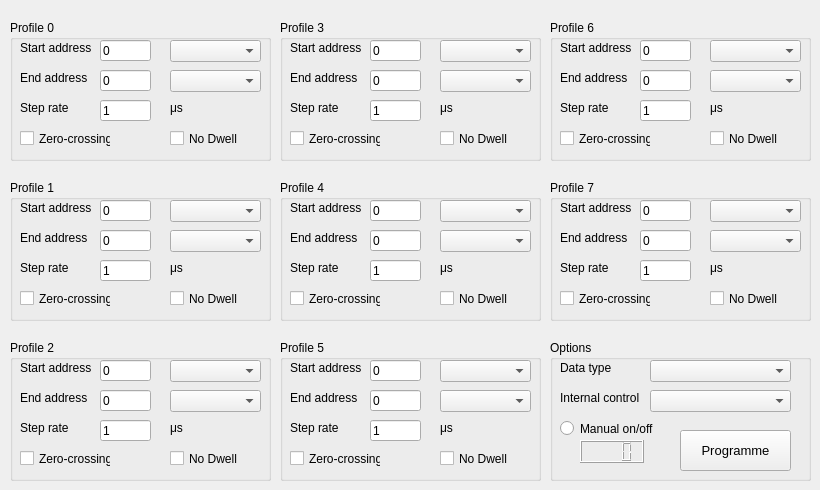
    <widget class="QWidget" name="DDS_RAM">
     <attribute name="title">
      <string>DSS RAM mode</string>
     </attribute>
     <widget class="QGroupBox" name="GB_ram_P0">
      <property name="geometry">
       <rect>
        <x>10</x>
        <y>20</y>
        <width>261</width>
        <height>141</height>
       </rect>
      </property>
      <property name="autoFillBackground">
       <bool>true</bool>
      </property>
      <property name="title">
       <string>Profile 0</string>
      </property>
      <widget class="QLineEdit" name="S_add_P0">
       <property name="geometry">
        <rect>
         <x>90</x>
         <y>20</y>
         <width>51</width>
         <height>21</height>
        </rect>
       </property>
       <property name="text">
        <string>0</string>
       </property>
      </widget>
      <widget class="QLabel" name="label_76">
       <property name="geometry">
        <rect>
         <x>10</x>
         <y>20</y>
         <width>71</width>
         <height>16</height>
        </rect>
       </property>
       <property name="text">
        <string>Start address</string>
       </property>
      </widget>
      <widget class="QLabel" name="label_78">
       <property name="geometry">
        <rect>
         <x>160</x>
         <y>80</y>
         <width>21</width>
         <height>16</height>
        </rect>
       </property>
       <property name="text">
        <string>μs</string>
       </property>
      </widget>
      <widget class="QLabel" name="label_79">
       <property name="geometry">
        <rect>
         <x>10</x>
         <y>50</y>
         <width>71</width>
         <height>16</height>
        </rect>
       </property>
       <property name="text">
        <string>End address</string>
       </property>
      </widget>
      <widget class="QLineEdit" name="E_add_P0">
       <property name="geometry">
        <rect>
         <x>90</x>
         <y>50</y>
         <width>51</width>
         <height>21</height>
        </rect>
       </property>
       <property name="text">
        <string>0</string>
       </property>
      </widget>
      <widget class="QLineEdit" name="SR_P0">
       <property name="geometry">
        <rect>
         <x>90</x>
         <y>80</y>
         <width>51</width>
         <height>21</height>
        </rect>
       </property>
       <property name="text">
        <string>1</string>
       </property>
      </widget>
      <widget class="QLabel" name="label_80">
       <property name="geometry">
        <rect>
         <x>10</x>
         <y>80</y>
         <width>61</width>
         <height>16</height>
        </rect>
       </property>
       <property name="text">
        <string>Step rate</string>
       </property>
      </widget>
      <widget class="QComboBox" name="Mode_P0">
       <property name="geometry">
        <rect>
         <x>160</x>
         <y>20</y>
         <width>91</width>
         <height>22</height>
        </rect>
       </property>
       <property name="autoFillBackground">
        <bool>false</bool>
       </property>
      </widget>
      <widget class="QCheckBox" name="ZC_P0">
       <property name="geometry">
        <rect>
         <x>10</x>
         <y>110</y>
         <width>91</width>
         <height>17</height>
        </rect>
       </property>
       <property name="text">
        <string>Zero-crossing</string>
       </property>
      </widget>
      <widget class="QCheckBox" name="ND_P0">
       <property name="geometry">
        <rect>
         <x>160</x>
         <y>110</y>
         <width>91</width>
         <height>17</height>
        </rect>
       </property>
       <property name="text">
        <string>No Dwell</string>
       </property>
      </widget>
      <widget class="QComboBox" name="Function_P0">
       <property name="geometry">
        <rect>
         <x>160</x>
         <y>50</y>
         <width>91</width>
         <height>22</height>
        </rect>
       </property>
      </widget>
     </widget>
     <widget class="QGroupBox" name="GB_ram_P1">
      <property name="geometry">
       <rect>
        <x>10</x>
        <y>180</y>
        <width>261</width>
        <height>141</height>
       </rect>
      </property>
      <property name="autoFillBackground">
       <bool>true</bool>
      </property>
      <property name="title">
       <string>Profile 1</string>
      </property>
      <widget class="QLineEdit" name="S_add_P0_2">
       <property name="geometry">
        <rect>
         <x>90</x>
         <y>20</y>
         <width>51</width>
         <height>21</height>
        </rect>
       </property>
       <property name="text">
        <string>0</string>
       </property>
      </widget>
      <widget class="QLabel" name="label_89">
       <property name="geometry">
        <rect>
         <x>10</x>
         <y>20</y>
         <width>71</width>
         <height>16</height>
        </rect>
       </property>
       <property name="text">
        <string>Start address</string>
       </property>
      </widget>
      <widget class="QLabel" name="label_90">
       <property name="geometry">
        <rect>
         <x>160</x>
         <y>80</y>
         <width>21</width>
         <height>16</height>
        </rect>
       </property>
       <property name="text">
        <string>μs</string>
       </property>
      </widget>
      <widget class="QLabel" name="label_91">
       <property name="geometry">
        <rect>
         <x>10</x>
         <y>50</y>
         <width>71</width>
         <height>16</height>
        </rect>
       </property>
       <property name="text">
        <string>End address</string>
       </property>
      </widget>
      <widget class="QLineEdit" name="E_add_P1">
       <property name="geometry">
        <rect>
         <x>90</x>
         <y>50</y>
         <width>51</width>
         <height>21</height>
        </rect>
       </property>
       <property name="text">
        <string>0</string>
       </property>
      </widget>
      <widget class="QLineEdit" name="SR_P1">
       <property name="geometry">
        <rect>
         <x>90</x>
         <y>80</y>
         <width>51</width>
         <height>21</height>
        </rect>
       </property>
       <property name="text">
        <string>1</string>
       </property>
      </widget>
      <widget class="QLabel" name="label_92">
       <property name="geometry">
        <rect>
         <x>10</x>
         <y>80</y>
         <width>61</width>
         <height>16</height>
        </rect>
       </property>
       <property name="text">
        <string>Step rate</string>
       </property>
      </widget>
      <widget class="QComboBox" name="Mode_P1">
       <property name="geometry">
        <rect>
         <x>160</x>
         <y>20</y>
         <width>91</width>
         <height>22</height>
        </rect>
       </property>
       <property name="autoFillBackground">
        <bool>false</bool>
       </property>
      </widget>
      <widget class="QCheckBox" name="ZC_P1">
       <property name="geometry">
        <rect>
         <x>10</x>
         <y>110</y>
         <width>91</width>
         <height>17</height>
        </rect>
       </property>
       <property name="text">
        <string>Zero-crossing</string>
       </property>
      </widget>
      <widget class="QCheckBox" name="ND_P1">
       <property name="geometry">
        <rect>
         <x>160</x>
         <y>110</y>
         <width>91</width>
         <height>17</height>
        </rect>
       </property>
       <property name="text">
        <string>No Dwell</string>
       </property>
      </widget>
      <widget class="QComboBox" name="Function_P1">
       <property name="geometry">
        <rect>
         <x>160</x>
         <y>50</y>
         <width>91</width>
         <height>22</height>
        </rect>
       </property>
      </widget>
     </widget>
     <widget class="QGroupBox" name="GB_ram_P2">
      <property name="geometry">
       <rect>
        <x>10</x>
        <y>340</y>
        <width>261</width>
        <height>141</height>
       </rect>
      </property>
      <property name="autoFillBackground">
       <bool>true</bool>
      </property>
      <property name="title">
       <string>Profile 2</string>
      </property>
      <widget class="QLineEdit" name="S_add_P2">
       <property name="geometry">
        <rect>
         <x>90</x>
         <y>20</y>
         <width>51</width>
         <height>21</height>
        </rect>
       </property>
       <property name="text">
        <string>0</string>
       </property>
      </widget>
      <widget class="QLabel" name="label_97">
       <property name="geometry">
        <rect>
         <x>10</x>
         <y>20</y>
         <width>71</width>
         <height>16</height>
        </rect>
       </property>
       <property name="text">
        <string>Start address</string>
       </property>
      </widget>
      <widget class="QLabel" name="label_98">
       <property name="geometry">
        <rect>
         <x>160</x>
         <y>80</y>
         <width>21</width>
         <height>16</height>
        </rect>
       </property>
       <property name="text">
        <string>μs</string>
       </property>
      </widget>
      <widget class="QLabel" name="label_99">
       <property name="geometry">
        <rect>
         <x>10</x>
         <y>50</y>
         <width>71</width>
         <height>16</height>
        </rect>
       </property>
       <property name="text">
        <string>End address</string>
       </property>
      </widget>
      <widget class="QLineEdit" name="E_add_P2">
       <property name="geometry">
        <rect>
         <x>90</x>
         <y>50</y>
         <width>51</width>
         <height>21</height>
        </rect>
       </property>
       <property name="text">
        <string>0</string>
       </property>
      </widget>
      <widget class="QLineEdit" name="SR_P2">
       <property name="geometry">
        <rect>
         <x>90</x>
         <y>80</y>
         <width>51</width>
         <height>21</height>
        </rect>
       </property>
       <property name="text">
        <string>1</string>
       </property>
      </widget>
      <widget class="QLabel" name="label_100">
       <property name="geometry">
        <rect>
         <x>10</x>
         <y>80</y>
         <width>61</width>
         <height>16</height>
        </rect>
       </property>
       <property name="text">
        <string>Step rate</string>
       </property>
      </widget>
      <widget class="QComboBox" name="Mode_P2">
       <property name="geometry">
        <rect>
         <x>160</x>
         <y>20</y>
         <width>91</width>
         <height>22</height>
        </rect>
       </property>
       <property name="autoFillBackground">
        <bool>false</bool>
       </property>
      </widget>
      <widget class="QCheckBox" name="ZC_P2">
       <property name="geometry">
        <rect>
         <x>10</x>
         <y>110</y>
         <width>91</width>
         <height>17</height>
        </rect>
       </property>
       <property name="text">
        <string>Zero-crossing</string>
       </property>
      </widget>
      <widget class="QCheckBox" name="ND_P2">
       <property name="geometry">
        <rect>
         <x>160</x>
         <y>110</y>
         <width>91</width>
         <height>17</height>
        </rect>
       </property>
       <property name="text">
        <string>No Dwell</string>
       </property>
      </widget>
      <widget class="QComboBox" name="Function_P2">
       <property name="geometry">
        <rect>
         <x>160</x>
         <y>50</y>
         <width>91</width>
         <height>22</height>
        </rect>
       </property>
      </widget>
     </widget>
     <widget class="QGroupBox" name="GB_ram_P4">
      <property name="geometry">
       <rect>
        <x>280</x>
        <y>180</y>
        <width>261</width>
        <height>141</height>
       </rect>
      </property>
      <property name="autoFillBackground">
       <bool>true</bool>
      </property>
      <property name="title">
       <string>Profile 4</string>
      </property>
      <widget class="QLineEdit" name="S_add_P4">
       <property name="geometry">
        <rect>
         <x>90</x>
         <y>20</y>
         <width>51</width>
         <height>21</height>
        </rect>
       </property>
       <property name="text">
        <string>0</string>
       </property>
      </widget>
      <widget class="QLabel" name="label_117">
       <property name="geometry">
        <rect>
         <x>10</x>
         <y>20</y>
         <width>71</width>
         <height>16</height>
        </rect>
       </property>
       <property name="text">
        <string>Start address</string>
       </property>
      </widget>
      <widget class="QLabel" name="label_118">
       <property name="geometry">
        <rect>
         <x>160</x>
         <y>80</y>
         <width>21</width>
         <height>16</height>
        </rect>
       </property>
       <property name="text">
        <string>μs</string>
       </property>
      </widget>
      <widget class="QLabel" name="label_119">
       <property name="geometry">
        <rect>
         <x>10</x>
         <y>50</y>
         <width>71</width>
         <height>16</height>
        </rect>
       </property>
       <property name="text">
        <string>End address</string>
       </property>
      </widget>
      <widget class="QLineEdit" name="E_add_P4">
       <property name="geometry">
        <rect>
         <x>90</x>
         <y>50</y>
         <width>51</width>
         <height>21</height>
        </rect>
       </property>
       <property name="text">
        <string>0</string>
       </property>
      </widget>
      <widget class="QLineEdit" name="SR_P4">
       <property name="geometry">
        <rect>
         <x>90</x>
         <y>80</y>
         <width>51</width>
         <height>21</height>
        </rect>
       </property>
       <property name="text">
        <string>1</string>
       </property>
      </widget>
      <widget class="QLabel" name="label_120">
       <property name="geometry">
        <rect>
         <x>10</x>
         <y>80</y>
         <width>61</width>
         <height>16</height>
        </rect>
       </property>
       <property name="text">
        <string>Step rate</string>
       </property>
      </widget>
      <widget class="QComboBox" name="Mode_P4">
       <property name="geometry">
        <rect>
         <x>160</x>
         <y>20</y>
         <width>91</width>
         <height>22</height>
        </rect>
       </property>
       <property name="autoFillBackground">
        <bool>false</bool>
       </property>
      </widget>
      <widget class="QCheckBox" name="ZC_P4">
       <property name="geometry">
        <rect>
         <x>10</x>
         <y>110</y>
         <width>91</width>
         <height>17</height>
        </rect>
       </property>
       <property name="text">
        <string>Zero-crossing</string>
       </property>
      </widget>
      <widget class="QCheckBox" name="ND_P4">
       <property name="geometry">
        <rect>
         <x>160</x>
         <y>110</y>
         <width>91</width>
         <height>17</height>
        </rect>
       </property>
       <property name="text">
        <string>No Dwell</string>
       </property>
      </widget>
      <widget class="QComboBox" name="Function_P4">
       <property name="geometry">
        <rect>
         <x>160</x>
         <y>50</y>
         <width>91</width>
         <height>22</height>
        </rect>
       </property>
      </widget>
     </widget>
     <widget class="QGroupBox" name="GB_ram_P3">
      <property name="geometry">
       <rect>
        <x>280</x>
        <y>20</y>
        <width>261</width>
        <height>141</height>
       </rect>
      </property>
      <property name="autoFillBackground">
       <bool>true</bool>
      </property>
      <property name="title">
       <string>Profile 3</string>
      </property>
      <widget class="QLineEdit" name="S_add_P3">
       <property name="geometry">
        <rect>
         <x>90</x>
         <y>20</y>
         <width>51</width>
         <height>21</height>
        </rect>
       </property>
       <property name="text">
        <string>0</string>
       </property>
      </widget>
      <widget class="QLabel" name="label_121">
       <property name="geometry">
        <rect>
         <x>10</x>
         <y>20</y>
         <width>71</width>
         <height>16</height>
        </rect>
       </property>
       <property name="text">
        <string>Start address</string>
       </property>
      </widget>
      <widget class="QLabel" name="label_122">
       <property name="geometry">
        <rect>
         <x>160</x>
         <y>80</y>
         <width>21</width>
         <height>16</height>
        </rect>
       </property>
       <property name="text">
        <string>μs</string>
       </property>
      </widget>
      <widget class="QLabel" name="label_123">
       <property name="geometry">
        <rect>
         <x>10</x>
         <y>50</y>
         <width>71</width>
         <height>16</height>
        </rect>
       </property>
       <property name="text">
        <string>End address</string>
       </property>
      </widget>
      <widget class="QLineEdit" name="E_add_P3">
       <property name="geometry">
        <rect>
         <x>90</x>
         <y>50</y>
         <width>51</width>
         <height>21</height>
        </rect>
       </property>
       <property name="text">
        <string>0</string>
       </property>
      </widget>
      <widget class="QLineEdit" name="SR_P3">
       <property name="geometry">
        <rect>
         <x>90</x>
         <y>80</y>
         <width>51</width>
         <height>21</height>
        </rect>
       </property>
       <property name="text">
        <string>1</string>
       </property>
      </widget>
      <widget class="QLabel" name="label_124">
       <property name="geometry">
        <rect>
         <x>10</x>
         <y>80</y>
         <width>61</width>
         <height>16</height>
        </rect>
       </property>
       <property name="text">
        <string>Step rate</string>
       </property>
      </widget>
      <widget class="QComboBox" name="Mode_P3">
       <property name="geometry">
        <rect>
         <x>160</x>
         <y>20</y>
         <width>91</width>
         <height>22</height>
        </rect>
       </property>
       <property name="autoFillBackground">
        <bool>false</bool>
       </property>
      </widget>
      <widget class="QCheckBox" name="ZC_P3">
       <property name="geometry">
        <rect>
         <x>10</x>
         <y>110</y>
         <width>91</width>
         <height>17</height>
        </rect>
       </property>
       <property name="text">
        <string>Zero-crossing</string>
       </property>
      </widget>
      <widget class="QCheckBox" name="ND_P3">
       <property name="geometry">
        <rect>
         <x>160</x>
         <y>110</y>
         <width>91</width>
         <height>17</height>
        </rect>
       </property>
       <property name="text">
        <string>No Dwell</string>
       </property>
      </widget>
      <widget class="QComboBox" name="Function_P3">
       <property name="geometry">
        <rect>
         <x>160</x>
         <y>50</y>
         <width>91</width>
         <height>22</height>
        </rect>
       </property>
      </widget>
     </widget>
     <widget class="QGroupBox" name="GB_ram_P5">
      <property name="geometry">
       <rect>
        <x>280</x>
        <y>340</y>
        <width>261</width>
        <height>141</height>
       </rect>
      </property>
      <property name="autoFillBackground">
       <bool>true</bool>
      </property>
      <property name="title">
       <string>Profile 5</string>
      </property>
      <widget class="QLineEdit" name="S_add_P5">
       <property name="geometry">
        <rect>
         <x>90</x>
         <y>20</y>
         <width>51</width>
         <height>21</height>
        </rect>
       </property>
       <property name="text">
        <string>0</string>
       </property>
      </widget>
      <widget class="QLabel" name="label_125">
       <property name="geometry">
        <rect>
         <x>10</x>
         <y>20</y>
         <width>71</width>
         <height>16</height>
        </rect>
       </property>
       <property name="text">
        <string>Start address</string>
       </property>
      </widget>
      <widget class="QLabel" name="label_126">
       <property name="geometry">
        <rect>
         <x>160</x>
         <y>80</y>
         <width>21</width>
         <height>16</height>
        </rect>
       </property>
       <property name="text">
        <string>μs</string>
       </property>
      </widget>
      <widget class="QLabel" name="label_127">
       <property name="geometry">
        <rect>
         <x>10</x>
         <y>50</y>
         <width>71</width>
         <height>16</height>
        </rect>
       </property>
       <property name="text">
        <string>End address</string>
       </property>
      </widget>
      <widget class="QLineEdit" name="E_add_P5">
       <property name="geometry">
        <rect>
         <x>90</x>
         <y>50</y>
         <width>51</width>
         <height>21</height>
        </rect>
       </property>
       <property name="text">
        <string>0</string>
       </property>
      </widget>
      <widget class="QLineEdit" name="SR_P5">
       <property name="geometry">
        <rect>
         <x>90</x>
         <y>80</y>
         <width>51</width>
         <height>21</height>
        </rect>
       </property>
       <property name="text">
        <string>1</string>
       </property>
      </widget>
      <widget class="QLabel" name="label_128">
       <property name="geometry">
        <rect>
         <x>10</x>
         <y>80</y>
         <width>61</width>
         <height>16</height>
        </rect>
       </property>
       <property name="text">
        <string>Step rate</string>
       </property>
      </widget>
      <widget class="QComboBox" name="Mode_P2_3">
       <property name="geometry">
        <rect>
         <x>160</x>
         <y>20</y>
         <width>91</width>
         <height>22</height>
        </rect>
       </property>
       <property name="autoFillBackground">
        <bool>false</bool>
       </property>
      </widget>
      <widget class="QCheckBox" name="ZC_P2_3">
       <property name="geometry">
        <rect>
         <x>10</x>
         <y>110</y>
         <width>91</width>
         <height>17</height>
        </rect>
       </property>
       <property name="text">
        <string>Zero-crossing</string>
       </property>
      </widget>
      <widget class="QCheckBox" name="ND_P2_3">
       <property name="geometry">
        <rect>
         <x>160</x>
         <y>110</y>
         <width>91</width>
         <height>17</height>
        </rect>
       </property>
       <property name="text">
        <string>No Dwell</string>
       </property>
      </widget>
      <widget class="QComboBox" name="Function_P2_3">
       <property name="geometry">
        <rect>
         <x>160</x>
         <y>50</y>
         <width>91</width>
         <height>22</height>
        </rect>
       </property>
      </widget>
     </widget>
     <widget class="QGroupBox" name="GB_ram_P6">
      <property name="geometry">
       <rect>
        <x>550</x>
        <y>20</y>
        <width>261</width>
        <height>141</height>
       </rect>
      </property>
      <property name="autoFillBackground">
       <bool>true</bool>
      </property>
      <property name="title">
       <string>Profile 6</string>
      </property>
      <widget class="QLineEdit" name="S_add_P6">
       <property name="geometry">
        <rect>
         <x>90</x>
         <y>20</y>
         <width>51</width>
         <height>21</height>
        </rect>
       </property>
       <property name="text">
        <string>0</string>
       </property>
      </widget>
      <widget class="QLabel" name="label_137">
       <property name="geometry">
        <rect>
         <x>10</x>
         <y>20</y>
         <width>71</width>
         <height>16</height>
        </rect>
       </property>
       <property name="text">
        <string>Start address</string>
       </property>
      </widget>
      <widget class="QLabel" name="label_138">
       <property name="geometry">
        <rect>
         <x>160</x>
         <y>80</y>
         <width>21</width>
         <height>16</height>
        </rect>
       </property>
       <property name="text">
        <string>μs</string>
       </property>
      </widget>
      <widget class="QLabel" name="label_139">
       <property name="geometry">
        <rect>
         <x>10</x>
         <y>50</y>
         <width>71</width>
         <height>16</height>
        </rect>
       </property>
       <property name="text">
        <string>End address</string>
       </property>
      </widget>
      <widget class="QLineEdit" name="E_add_P6">
       <property name="geometry">
        <rect>
         <x>90</x>
         <y>50</y>
         <width>51</width>
         <height>21</height>
        </rect>
       </property>
       <property name="text">
        <string>0</string>
       </property>
      </widget>
      <widget class="QLineEdit" name="SR_P6">
       <property name="geometry">
        <rect>
         <x>90</x>
         <y>80</y>
         <width>51</width>
         <height>21</height>
        </rect>
       </property>
       <property name="text">
        <string>1</string>
       </property>
      </widget>
      <widget class="QLabel" name="label_140">
       <property name="geometry">
        <rect>
         <x>10</x>
         <y>80</y>
         <width>61</width>
         <height>16</height>
        </rect>
       </property>
       <property name="text">
        <string>Step rate</string>
       </property>
      </widget>
      <widget class="QComboBox" name="Mode_P6">
       <property name="geometry">
        <rect>
         <x>160</x>
         <y>20</y>
         <width>91</width>
         <height>22</height>
        </rect>
       </property>
       <property name="autoFillBackground">
        <bool>false</bool>
       </property>
      </widget>
      <widget class="QCheckBox" name="ZC_P6">
       <property name="geometry">
        <rect>
         <x>10</x>
         <y>110</y>
         <width>91</width>
         <height>17</height>
        </rect>
       </property>
       <property name="text">
        <string>Zero-crossing</string>
       </property>
      </widget>
      <widget class="QCheckBox" name="ND_P6">
       <property name="geometry">
        <rect>
         <x>160</x>
         <y>110</y>
         <width>91</width>
         <height>17</height>
        </rect>
       </property>
       <property name="text">
        <string>No Dwell</string>
       </property>
      </widget>
      <widget class="QComboBox" name="Function_P6">
       <property name="geometry">
        <rect>
         <x>160</x>
         <y>50</y>
         <width>91</width>
         <height>22</height>
        </rect>
       </property>
      </widget>
     </widget>
     <widget class="QGroupBox" name="GB_ram_P7">
      <property name="geometry">
       <rect>
        <x>550</x>
        <y>180</y>
        <width>261</width>
        <height>141</height>
       </rect>
      </property>
      <property name="autoFillBackground">
       <bool>true</bool>
      </property>
      <property name="title">
       <string>Profile 7</string>
      </property>
      <widget class="QLineEdit" name="S_add_P7">
       <property name="geometry">
        <rect>
         <x>90</x>
         <y>20</y>
         <width>51</width>
         <height>21</height>
        </rect>
       </property>
       <property name="text">
        <string>0</string>
       </property>
      </widget>
      <widget class="QLabel" name="label_141">
       <property name="geometry">
        <rect>
         <x>10</x>
         <y>20</y>
         <width>71</width>
         <height>16</height>
        </rect>
       </property>
       <property name="text">
        <string>Start address</string>
       </property>
      </widget>
      <widget class="QLabel" name="label_142">
       <property name="geometry">
        <rect>
         <x>160</x>
         <y>80</y>
         <width>21</width>
         <height>16</height>
        </rect>
       </property>
       <property name="text">
        <string>μs</string>
       </property>
      </widget>
      <widget class="QLabel" name="label_143">
       <property name="geometry">
        <rect>
         <x>10</x>
         <y>50</y>
         <width>71</width>
         <height>16</height>
        </rect>
       </property>
       <property name="text">
        <string>End address</string>
       </property>
      </widget>
      <widget class="QLineEdit" name="E_add_P7">
       <property name="geometry">
        <rect>
         <x>90</x>
         <y>50</y>
         <width>51</width>
         <height>21</height>
        </rect>
       </property>
       <property name="text">
        <string>0</string>
       </property>
      </widget>
      <widget class="QLineEdit" name="SR_P7">
       <property name="geometry">
        <rect>
         <x>90</x>
         <y>80</y>
         <width>51</width>
         <height>21</height>
        </rect>
       </property>
       <property name="text">
        <string>1</string>
       </property>
      </widget>
      <widget class="QLabel" name="label_144">
       <property name="geometry">
        <rect>
         <x>10</x>
         <y>80</y>
         <width>61</width>
         <height>16</height>
        </rect>
       </property>
       <property name="text">
        <string>Step rate</string>
       </property>
      </widget>
      <widget class="QComboBox" name="Mode_P7">
       <property name="geometry">
        <rect>
         <x>160</x>
         <y>20</y>
         <width>91</width>
         <height>22</height>
        </rect>
       </property>
       <property name="autoFillBackground">
        <bool>false</bool>
       </property>
      </widget>
      <widget class="QCheckBox" name="ZC_P7">
       <property name="geometry">
        <rect>
         <x>10</x>
         <y>110</y>
         <width>91</width>
         <height>17</height>
        </rect>
       </property>
       <property name="text">
        <string>Zero-crossing</string>
       </property>
      </widget>
      <widget class="QCheckBox" name="ND_P7">
       <property name="geometry">
        <rect>
         <x>160</x>
         <y>110</y>
         <width>91</width>
         <height>17</height>
        </rect>
       </property>
       <property name="text">
        <string>No Dwell</string>
       </property>
      </widget>
      <widget class="QComboBox" name="Function_P7">
       <property name="geometry">
        <rect>
         <x>160</x>
         <y>50</y>
         <width>91</width>
         <height>22</height>
        </rect>
       </property>
      </widget>
     </widget>
     <widget class="QGroupBox" name="GB_ProgRAM">
      <property name="geometry">
       <rect>
        <x>550</x>
        <y>340</y>
        <width>261</width>
        <height>141</height>
       </rect>
      </property>
      <property name="autoFillBackground">
       <bool>true</bool>
      </property>
      <property name="title">
       <string>Options</string>
      </property>
      <widget class="QRadioButton" name="OSK_man">
       <property name="geometry">
        <rect>
         <x>10</x>
         <y>80</y>
         <width>101</width>
         <height>17</height>
        </rect>
       </property>
       <property name="text">
        <string>Manual on/off</string>
       </property>
      </widget>
      <widget class="QPushButton" name="RAM_prog">
       <property name="geometry">
        <rect>
         <x>130</x>
         <y>90</y>
         <width>111</width>
         <height>41</height>
        </rect>
       </property>
       <property name="font">
        <font>
         <pointsize>10</pointsize>
        </font>
       </property>
       <property name="autoFillBackground">
        <bool>true</bool>
       </property>
       <property name="text">
        <string>Programme</string>
       </property>
      </widget>
      <widget class="QComboBox" name="RAM_data">
       <property name="geometry">
        <rect>
         <x>100</x>
         <y>20</y>
         <width>141</width>
         <height>22</height>
        </rect>
       </property>
      </widget>
      <widget class="QLabel" name="label_145">
       <property name="geometry">
        <rect>
         <x>10</x>
         <y>20</y>
         <width>61</width>
         <height>16</height>
        </rect>
       </property>
       <property name="text">
        <string>Data type</string>
       </property>
      </widget>
      <widget class="QLabel" name="label_146">
       <property name="geometry">
        <rect>
         <x>10</x>
         <y>50</y>
         <width>81</width>
         <height>16</height>
        </rect>
       </property>
       <property name="text">
        <string>Internal control</string>
       </property>
      </widget>
      <widget class="QComboBox" name="Int_ctrl">
       <property name="geometry">
        <rect>
         <x>100</x>
         <y>50</y>
         <width>141</width>
         <height>22</height>
        </rect>
       </property>
      </widget>
      <widget class="QLCDNumber" name="RAM_blocks">
       <property name="geometry">
        <rect>
         <x>30</x>
         <y>100</y>
         <width>64</width>
         <height>23</height>
        </rect>
       </property>
       <property name="digitCount">
        <number>4</number>
       </property>
      </widget>
     </widget>
    </widget>
